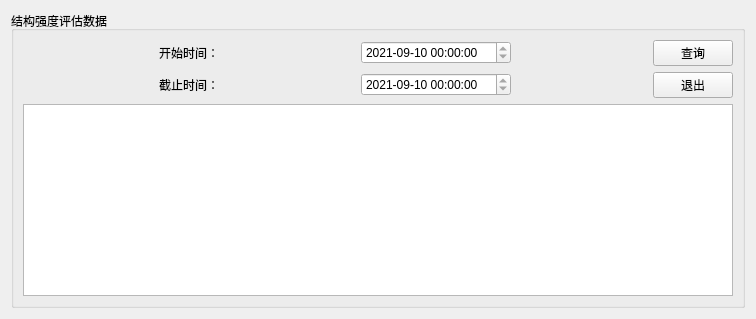
           <widget class="QWidget" name="page_9">
            <layout class="QGridLayout" name="gridLayout_10">
             <item row="0" column="0" colspan="2">
              <widget class="QGroupBox" name="groupBox_5">
               <property name="title">
                <string>结构强度评估数据</string>
               </property>
               <layout class="QGridLayout" name="gridLayout_15">
                <item row="0" column="1">
                 <widget class="QLabel" name="label_14">
                  <property name="text">
                   <string>开始时间：</string>
                  </property>
                 </widget>
                </item>
                <item row="0" column="2">
                 <spacer name="horizontalSpacer_11">
                  <property name="orientation">
                   <enum>Qt::Horizontal</enum>
                  </property>
                  <property name="sizeHint" stdset="0">
                   <size>
                    <width>130</width>
                    <height>20</height>
                   </size>
                  </property>
                 </spacer>
                </item>
                <item row="0" column="4">
                 <spacer name="horizontalSpacer_10">
                  <property name="orientation">
                   <enum>Qt::Horizontal</enum>
                  </property>
                  <property name="sizeHint" stdset="0">
                   <size>
                    <width>130</width>
                    <height>20</height>
                   </size>
                  </property>
                 </spacer>
                </item>
                <item row="0" column="3">
                 <widget class="QTimeEdit" name="timeEdit_4">
                  <property name="minimumSize">
                   <size>
                    <width>150</width>
                    <height>0</height>
                   </size>
                  </property>
                  <property name="dateTime">
                   <datetime>
                    <hour>0</hour>
                    <minute>0</minute>
                    <second>0</second>
                    <year>2021</year>
                    <month>9</month>
                    <day>10</day>
                   </datetime>
                  </property>
                  <property name="displayFormat">
                   <string>yyyy-MM-dd hh:mm:ss</string>
                  </property>
                 </widget>
                </item>
                <item row="1" column="1">
                 <widget class="QLabel" name="label_13">
                  <property name="text">
                   <string>截止时间：</string>
                  </property>
                 </widget>
                </item>
                <item row="1" column="3">
                 <widget class="QTimeEdit" name="timeEdit_3">
                  <property name="dateTime">
                   <datetime>
                    <hour>0</hour>
                    <minute>0</minute>
                    <second>0</second>
                    <year>2021</year>
                    <month>9</month>
                    <day>10</day>
                   </datetime>
                  </property>
                  <property name="displayFormat">
                   <string>yyyy-MM-dd hh:mm:ss</string>
                  </property>
                 </widget>
                </item>
                <item row="0" column="5">
                 <widget class="QPushButton" name="pushButton_6">
                  <property name="text">
                   <string>查询</string>
                  </property>
                 </widget>
                </item>
                <item row="0" column="0">
                 <spacer name="horizontalSpacer_9">
                  <property name="orientation">
                   <enum>Qt::Horizontal</enum>
                  </property>
                  <property name="sizeHint" stdset="0">
                   <size>
                    <width>130</width>
                    <height>20</height>
                   </size>
                  </property>
                 </spacer>
                </item>
                <item row="1" column="5">
                 <widget class="QPushButton" name="pushButton_5">
                  <property name="text">
                   <string>退出</string>
                  </property>
                 </widget>
                </item>
                <item row="2" column="0" colspan="6">
                 <widget class="QTableWidget" name="tableWidget"/>
                </item>
               </layout>
              </widget>
             </item>
            </layout>
           </widget>
